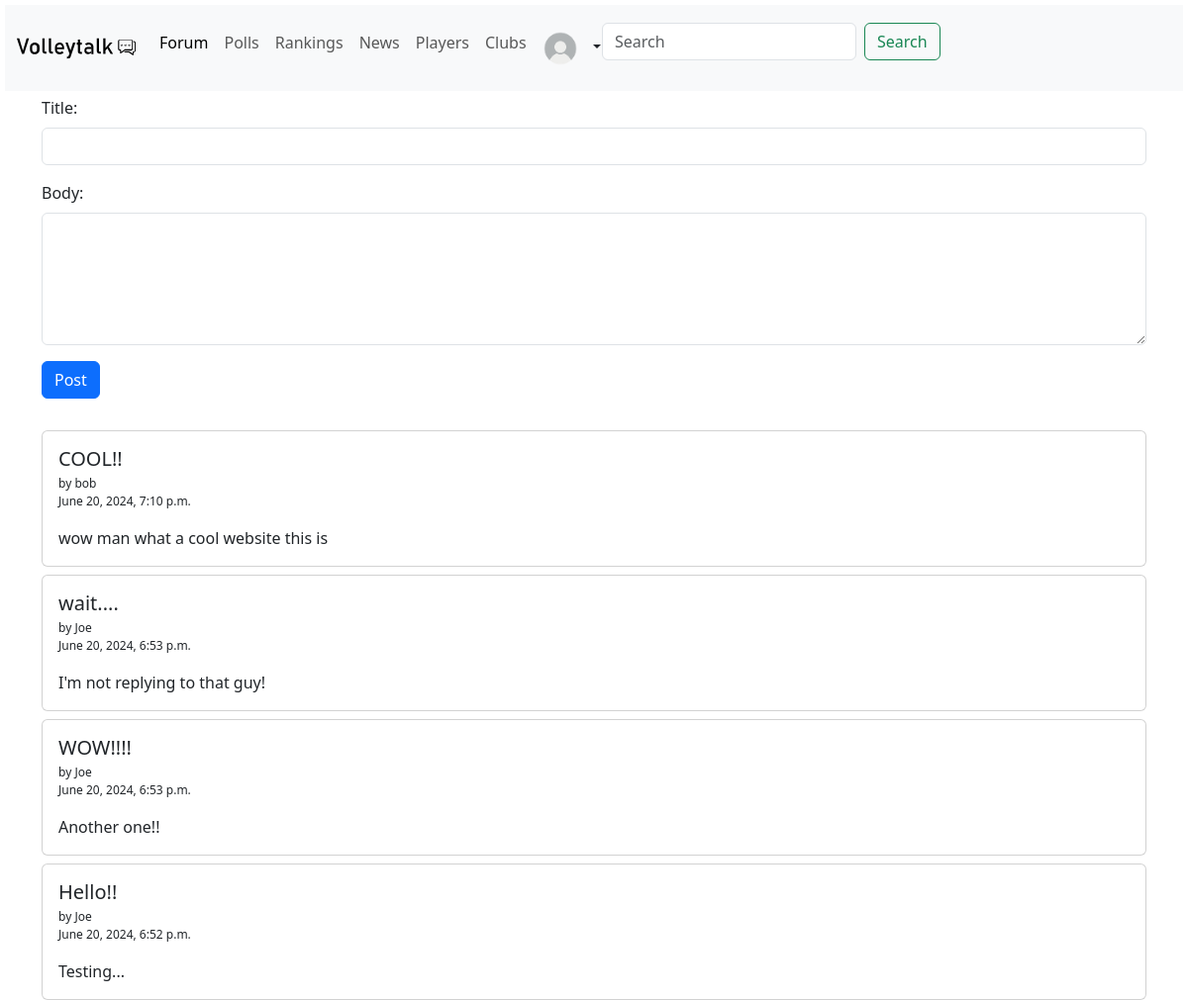
The app's page /forum, older data.
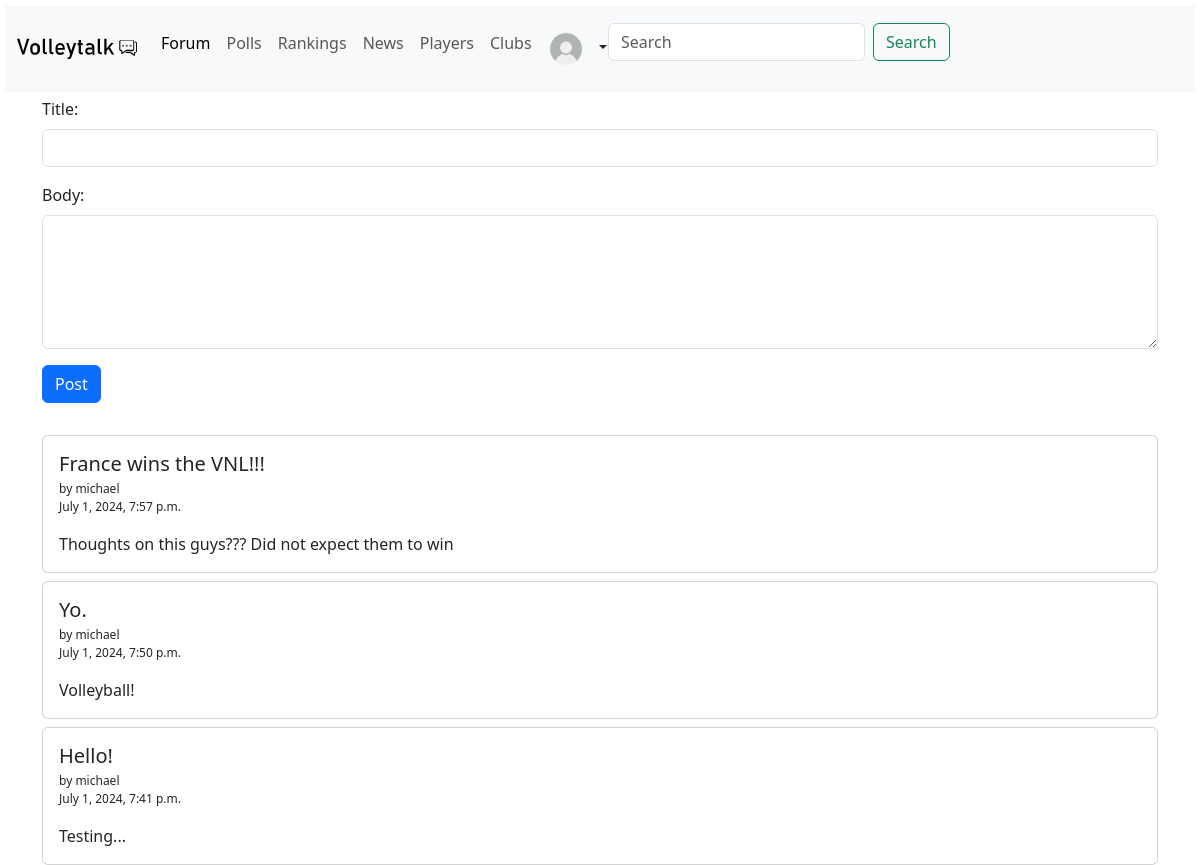
The same page, newer data.
### forum/models.py (models this page shows)
class Post(models.Model):
    author = models.ForeignKey(settings.AUTH_USER_MODEL, on_delete=models.CASCADE)
    title = models.CharField(max_length=150)
    body = models.CharField(max_length=700, null=False)
    likes = models.ManyToManyField(User, related_name='likes', blank=True)
    post_date = models.DateTimeField(auto_now_add=True)
    def __str__(self):
        return self.title

### forum/views.py (the view)
# urls.py: path('forum', views.forum, name='forum'),
def forum(request):
    all_posts = Post.objects.all()
    if request.method == 'POST':
        form = PostForm(request.POST)
        if form.is_valid():
            post = form.save(commit=False)
            post.author = request.user
            form.save()
        return render(request, 'forum.html', {'all_posts': all_posts})
    else:
        return render(request, 'forum.html', {'all_posts': all_posts})

### forum/templates/forum.html (shortened to what this page needs)
{% extends 'base.html' %} {% block title %} Volleytalk | Forum {% endblock %}
{% block style %} ../static/css/forum.css {% endblock %} {% block content %}
<form method="post" action='{% url "forum" %}'>
  <div class="mb-3">
    <label for="title" class="form-label">Title: </label>
    <input
      type="text"
      class="form-control"
      id="title"
      aria-describedby="emailHelp"
      name="title"
    />
  </div>
  <div class="mb-3">
    <label for="body" class="form-label">Body: </label>
    <textarea class="form-control" id="body" rows="5" name="body"></textarea>
  </div>
  <button type="submit" class="btn btn-primary">Post</button>
</form>
<br />
{% for post in all_posts reversed %}
<div class="card mt-2">
  <div class="card-body">
    <a class="link-dark link-underline-opacity-0 stretched-link" href="post/{{ post.id }}" ><h5 class="card-title">{{ post }}</h5></a>
    <p class="card-subtitle" style="font-size: 12px">by {{ post.author }}</p>
    <p style="font-size: 12px">{{ post.post_date }}</p>
    <p class="card-text">{{ post.body }}</p>
  </div>
</div>
{% endfor %} {% endblock %}

Row changes from the older to the newer data that the page shows:
removed Post: title "COOL!!", author "bob", post_date "June 20, 2024, 7:10 p.m.", body "wow man what a cool website this is"
removed Post: title "wait....", author "Joe", post_date "June 20, 2024, 6:53 p.m.", body "I'm not replying to that guy!"
removed Post: title "WOW!!!!", author "Joe", post_date "June 20, 2024, 6:53 p.m.", body "Another one!!"
added Post: title "France wins the VNL!!!", author "michael", post_date "July 1, 2024, 7:57 p.m.", body "Thoughts on this guys??? Did not expect them to win"
added Post: title "Yo.", author "michael", post_date "July 1, 2024, 7:50 p.m.", body "Volleyball!"
changed Post "Testing...": title "Hello!!" → "Hello!"; author "Joe" → "michael"; post_date "June 20, 2024, 6:52 p.m." → "July 1, 2024, 7:41 p.m."
